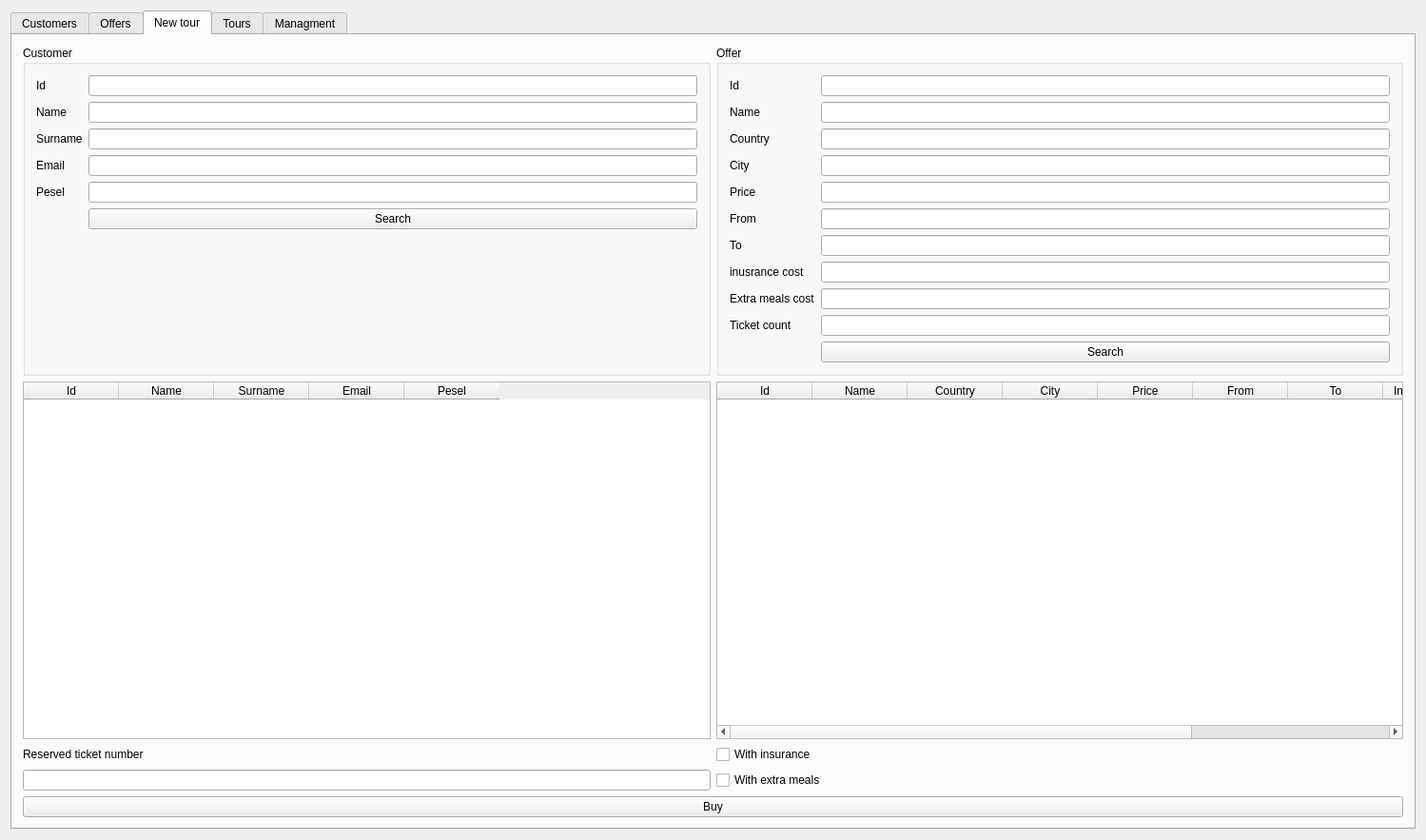
<?xml version="1.0" encoding="UTF-8"?>
<ui version="4.0">
 <class>MainWindow</class>
 <widget class="QMainWindow" name="MainWindow">
  <property name="geometry">
   <rect>
    <x>0</x>
    <y>0</y>
    <width>1495</width>
    <height>883</height>
   </rect>
  </property>
  <property name="windowTitle">
   <string>MainWindow</string>
  </property>
  <widget class="QWidget" name="centralWidget">
   <layout class="QHBoxLayout" name="horizontalLayout">
    <item>
     <widget class="QTabWidget" name="tabWidget">
      <property name="currentIndex">
       <number>2</number>
      </property>
      <widget class="QWidget" name="tab">
       <property name="minimumSize">
        <size>
         <width>1473</width>
         <height>0</height>
        </size>
       </property>
       <attribute name="title">
        <string>Customers</string>
       </attribute>
       <layout class="QHBoxLayout" name="horizontalLayout_5">
        <item>
         <widget class="QGroupBox" name="groupBox">
          <property name="minimumSize">
           <size>
            <width>1</width>
            <height>0</height>
           </size>
          </property>
          <property name="title">
           <string/>
          </property>
          <layout class="QFormLayout" name="formLayout">
           <item row="1" column="0">
            <widget class="QLabel" name="label">
             <property name="text">
              <string>Name</string>
             </property>
            </widget>
           </item>
           <item row="1" column="1">
            <widget class="QLineEdit" name="customer_name"/>
           </item>
           <item row="2" column="0">
            <widget class="QLabel" name="label_3">
             <property name="text">
              <string>Surname</string>
             </property>
            </widget>
           </item>
           <item row="2" column="1">
            <widget class="QLineEdit" name="customer_surname"/>
           </item>
           <item row="3" column="0">
            <widget class="QLabel" name="label_4">
             <property name="text">
              <string>Email</string>
             </property>
            </widget>
           </item>
           <item row="3" column="1">
            <widget class="QLineEdit" name="customer_email"/>
           </item>
           <item row="5" column="1">
            <widget class="QPushButton" name="customer_add">
             <property name="text">
              <string>Add</string>
             </property>
            </widget>
           </item>
           <item row="0" column="0">
            <widget class="QLabel" name="label_5">
             <property name="text">
              <string>Id</string>
             </property>
            </widget>
           </item>
           <item row="0" column="1">
            <widget class="QLineEdit" name="customer_id"/>
           </item>
           <item row="6" column="1">
            <widget class="QPushButton" name="customer_search">
             <property name="text">
              <string>Search</string>
             </property>
            </widget>
           </item>
           <item row="4" column="1">
            <widget class="QLineEdit" name="customer_pesel"/>
           </item>
           <item row="4" column="0">
            <widget class="QLabel" name="label_36">
             <property name="text">
              <string>Pesel</string>
             </property>
            </widget>
           </item>
          </layout>
         </widget>
        </item>
        <item>
         <widget class="QGroupBox" name="groupBox_2">
          <property name="title">
           <string/>
          </property>
          <layout class="QVBoxLayout" name="verticalLayout">
           <item>
            <widget class="QTableWidget" name="customer_results">
             <property name="selectionBehavior">
              <enum>QAbstractItemView::SelectRows</enum>
             </property>
             <property name="columnCount">
              <number>5</number>
             </property>
             <column>
              <property name="text">
               <string>Id</string>
              </property>
             </column>
             <column>
              <property name="text">
               <string>Name</string>
              </property>
             </column>
             <column>
              <property name="text">
               <string>Surname</string>
              </property>
             </column>
             <column>
              <property name="text">
               <string>Email</string>
              </property>
             </column>
             <column>
              <property name="text">
               <string>Pesel</string>
              </property>
             </column>
            </widget>
           </item>
          </layout>
         </widget>
        </item>
       </layout>
      </widget>
      <widget class="QWidget" name="tab_2">
       <attribute name="title">
        <string>Offers</string>
       </attribute>
       <layout class="QHBoxLayout" name="horizontalLayout_3">
        <item>
         <widget class="QGroupBox" name="groupBox_3">
          <property name="title">
           <string/>
          </property>
          <layout class="QFormLayout" name="formLayout_2">
           <item row="0" column="0">
            <widget class="QLabel" name="label_7">
             <property name="text">
              <string>Id</string>
             </property>
            </widget>
           </item>
           <item row="0" column="1">
            <widget class="QLineEdit" name="offer_id"/>
           </item>
           <item row="1" column="0">
            <widget class="QLabel" name="label_37">
             <property name="text">
              <string>Name</string>
             </property>
            </widget>
           </item>
           <item row="1" column="1">
            <widget class="QLineEdit" name="offer_name"/>
           </item>
           <item row="2" column="0">
            <widget class="QLabel" name="label_8">
             <property name="text">
              <string>Country</string>
             </property>
            </widget>
           </item>
           <item row="2" column="1">
            <widget class="QLineEdit" name="offer_country"/>
           </item>
           <item row="3" column="0">
            <widget class="QLabel" name="label_9">
             <property name="text">
              <string>City</string>
             </property>
            </widget>
           </item>
           <item row="3" column="1">
            <widget class="QLineEdit" name="offer_city"/>
           </item>
           <item row="4" column="0">
            <widget class="QLabel" name="label_11">
             <property name="text">
              <string>Price</string>
             </property>
            </widget>
           </item>
           <item row="4" column="1">
            <widget class="QLineEdit" name="offer_price"/>
           </item>
           <item row="5" column="0">
            <widget class="QLabel" name="label_10">
             <property name="text">
              <string>From</string>
             </property>
            </widget>
           </item>
           <item row="5" column="1">
            <widget class="QLineEdit" name="offer_from"/>
           </item>
           <item row="6" column="0">
            <widget class="QLabel" name="label_6">
             <property name="text">
              <string>To</string>
             </property>
            </widget>
           </item>
           <item row="6" column="1">
            <widget class="QLineEdit" name="offer_to"/>
           </item>
           <item row="7" column="0">
            <widget class="QLabel" name="label_34">
             <property name="text">
              <string>Insurance cost</string>
             </property>
            </widget>
           </item>
           <item row="7" column="1">
            <widget class="QLineEdit" name="offer_insurance_cost"/>
           </item>
           <item row="8" column="0">
            <widget class="QLabel" name="label_35">
             <property name="text">
              <string>Extra meals cost</string>
             </property>
            </widget>
           </item>
           <item row="8" column="1">
            <widget class="QLineEdit" name="offer_extra_meals_cost"/>
           </item>
           <item row="9" column="0">
            <widget class="QLabel" name="label_19">
             <property name="text">
              <string>Ticket count</string>
             </property>
            </widget>
           </item>
           <item row="9" column="1">
            <widget class="QLineEdit" name="offer_ticket_count"/>
           </item>
           <item row="11" column="1">
            <widget class="QPushButton" name="offer_add">
             <property name="text">
              <string>Add</string>
             </property>
            </widget>
           </item>
           <item row="12" column="1">
            <widget class="QPushButton" name="offer_search">
             <property name="text">
              <string>Search</string>
             </property>
            </widget>
           </item>
           <item row="10" column="0">
            <widget class="QLabel" name="label_40">
             <property name="text">
              <string>Category id</string>
             </property>
            </widget>
           </item>
           <item row="10" column="1">
            <widget class="QComboBox" name="offer_category"/>
           </item>
          </layout>
         </widget>
        </item>
        <item>
         <widget class="QGroupBox" name="groupBox_5">
          <property name="title">
           <string/>
          </property>
          <layout class="QHBoxLayout" name="horizontalLayout_4">
           <item>
            <widget class="QTableWidget" name="offer_results">
             <property name="selectionBehavior">
              <enum>QAbstractItemView::SelectRows</enum>
             </property>
             <property name="textElideMode">
              <enum>Qt::ElideNone</enum>
             </property>
             <column>
              <property name="text">
               <string>Id</string>
              </property>
             </column>
             <column>
              <property name="text">
               <string>Name</string>
              </property>
             </column>
             <column>
              <property name="text">
               <string>Country</string>
              </property>
             </column>
             <column>
              <property name="text">
               <string>City</string>
              </property>
             </column>
             <column>
              <property name="text">
               <string>Price</string>
              </property>
             </column>
             <column>
              <property name="text">
               <string>From</string>
              </property>
             </column>
             <column>
              <property name="text">
               <string>To</string>
              </property>
             </column>
             <column>
              <property name="text">
               <string>Nowa kolumna</string>
              </property>
             </column>
             <column>
              <property name="text">
               <string>Extra meals cost</string>
              </property>
             </column>
             <column>
              <property name="text">
               <string>Ticket count</string>
              </property>
             </column>
            </widget>
           </item>
          </layout>
         </widget>
        </item>
       </layout>
      </widget>
      <widget class="QWidget" name="tab_3">
       <attribute name="title">
        <string>New tour</string>
       </attribute>
       <layout class="QGridLayout" name="gridLayout">
        <item row="1" column="0">
         <widget class="QTableWidget" name="tour_customer_results">
          <property name="selectionBehavior">
           <enum>QAbstractItemView::SelectRows</enum>
          </property>
          <column>
           <property name="text">
            <string>Id</string>
           </property>
          </column>
          <column>
           <property name="text">
            <string>Name</string>
           </property>
          </column>
          <column>
           <property name="text">
            <string>Surname</string>
           </property>
          </column>
          <column>
           <property name="text">
            <string>Email</string>
           </property>
          </column>
          <column>
           <property name="text">
            <string>Pesel</string>
           </property>
          </column>
         </widget>
        </item>
        <item row="5" column="1">
         <widget class="QCheckBox" name="tour_with_extra_meals">
          <property name="text">
           <string>With extra meals</string>
          </property>
         </widget>
        </item>
        <item row="8" column="0" colspan="2">
         <widget class="QPushButton" name="buy_tour">
          <property name="text">
           <string>Buy</string>
          </property>
         </widget>
        </item>
        <item row="0" column="0">
         <widget class="QGroupBox" name="groupBox_6">
          <property name="minimumSize">
           <size>
            <width>1</width>
            <height>0</height>
           </size>
          </property>
          <property name="title">
           <string>Customer</string>
          </property>
          <layout class="QFormLayout" name="formLayout_3">
           <item row="0" column="0">
            <widget class="QLabel" name="label_15">
             <property name="text">
              <string>Id</string>
             </property>
            </widget>
           </item>
           <item row="0" column="1">
            <widget class="QLineEdit" name="tour_customer_id"/>
           </item>
           <item row="1" column="0">
            <widget class="QLabel" name="label_12">
             <property name="text">
              <string>Name</string>
             </property>
            </widget>
           </item>
           <item row="1" column="1">
            <widget class="QLineEdit" name="tour_customer_name"/>
           </item>
           <item row="2" column="0">
            <widget class="QLabel" name="label_13">
             <property name="text">
              <string>Surname</string>
             </property>
            </widget>
           </item>
           <item row="2" column="1">
            <widget class="QLineEdit" name="tour_customer_surname"/>
           </item>
           <item row="3" column="0">
            <widget class="QLabel" name="label_14">
             <property name="text">
              <string>Email</string>
             </property>
            </widget>
           </item>
           <item row="3" column="1">
            <widget class="QLineEdit" name="tour_customer_email"/>
           </item>
           <item row="5" column="1">
            <widget class="QPushButton" name="tour_customer_search">
             <property name="text">
              <string>Search</string>
             </property>
            </widget>
           </item>
           <item row="4" column="1">
            <widget class="QLineEdit" name="tour_customer_pesel"/>
           </item>
           <item row="4" column="0">
            <widget class="QLabel" name="label_17">
             <property name="text">
              <string>Pesel</string>
             </property>
            </widget>
           </item>
          </layout>
         </widget>
        </item>
        <item row="0" column="1">
         <widget class="QGroupBox" name="groupBox_7">
          <property name="title">
           <string>Offer</string>
          </property>
          <layout class="QFormLayout" name="formLayout_4">
           <item row="0" column="0">
            <widget class="QLabel" name="label_16">
             <property name="text">
              <string>Id</string>
             </property>
            </widget>
           </item>
           <item row="0" column="1">
            <widget class="QLineEdit" name="tour_offer_id"/>
           </item>
           <item row="2" column="0">
            <widget class="QLabel" name="off_country">
             <property name="text">
              <string>Country</string>
             </property>
            </widget>
           </item>
           <item row="2" column="1">
            <widget class="QLineEdit" name="tour_offer_country"/>
           </item>
           <item row="3" column="0">
            <widget class="QLabel" name="off_city">
             <property name="text">
              <string>City</string>
             </property>
            </widget>
           </item>
           <item row="3" column="1">
            <widget class="QLineEdit" name="tour_offer_city"/>
           </item>
           <item row="4" column="0">
            <widget class="QLabel" name="sd">
             <property name="text">
              <string>Price</string>
             </property>
            </widget>
           </item>
           <item row="4" column="1">
            <widget class="QLineEdit" name="tour_offer_price"/>
           </item>
           <item row="5" column="0">
            <widget class="QLabel" name="off_fromLab">
             <property name="text">
              <string>From</string>
             </property>
            </widget>
           </item>
           <item row="5" column="1">
            <widget class="QLineEdit" name="tour_offer_from"/>
           </item>
           <item row="6" column="0">
            <widget class="QLabel" name="off_to_2">
             <property name="text">
              <string>To</string>
             </property>
            </widget>
           </item>
           <item row="6" column="1">
            <widget class="QLineEdit" name="tour_offer_to"/>
           </item>
           <item row="10" column="1">
            <widget class="QPushButton" name="tour_offer_search">
             <property name="text">
              <string>Search</string>
             </property>
            </widget>
           </item>
           <item row="7" column="1">
            <widget class="QLineEdit" name="tour_offer_insurance_cost"/>
           </item>
           <item row="7" column="0">
            <widget class="QLabel" name="label_38">
             <property name="text">
              <string>inusrance cost</string>
             </property>
            </widget>
           </item>
           <item row="8" column="1">
            <widget class="QLineEdit" name="tour_offer_extra_meals_cost"/>
           </item>
           <item row="8" column="0">
            <widget class="QLabel" name="label_39">
             <property name="text">
              <string>Extra meals cost</string>
             </property>
            </widget>
           </item>
           <item row="1" column="0">
            <widget class="QLabel" name="off_name_2">
             <property name="text">
              <string>Name</string>
             </property>
            </widget>
           </item>
           <item row="1" column="1">
            <widget class="QLineEdit" name="tour_offer_name"/>
           </item>
           <item row="9" column="1">
            <widget class="QLineEdit" name="tour_offer_ticket_count"/>
           </item>
           <item row="9" column="0">
            <widget class="QLabel" name="label_32">
             <property name="text">
              <string>Ticket count</string>
             </property>
            </widget>
           </item>
          </layout>
         </widget>
        </item>
        <item row="1" column="1">
         <widget class="QTableWidget" name="tour_offer_results">
          <property name="selectionBehavior">
           <enum>QAbstractItemView::SelectRows</enum>
          </property>
          <column>
           <property name="text">
            <string>Id</string>
           </property>
          </column>
          <column>
           <property name="text">
            <string>Name</string>
           </property>
          </column>
          <column>
           <property name="text">
            <string>Country</string>
           </property>
          </column>
          <column>
           <property name="text">
            <string>City</string>
           </property>
          </column>
          <column>
           <property name="text">
            <string>Price</string>
           </property>
          </column>
          <column>
           <property name="text">
            <string>From</string>
           </property>
          </column>
          <column>
           <property name="text">
            <string>To</string>
           </property>
          </column>
          <column>
           <property name="text">
            <string>Insurance cost</string>
           </property>
          </column>
          <column>
           <property name="text">
            <string>Extra meals cost</string>
           </property>
          </column>
          <column>
           <property name="text">
            <string>Ticket count</string>
           </property>
          </column>
         </widget>
        </item>
        <item row="5" column="0">
         <widget class="QLineEdit" name="tour_reserved_tickets"/>
        </item>
        <item row="2" column="0">
         <widget class="QLabel" name="label_41">
          <property name="text">
           <string>Reserved ticket number</string>
          </property>
         </widget>
        </item>
        <item row="2" column="1">
         <widget class="QCheckBox" name="tour_with_insurance">
          <property name="text">
           <string>With insurance</string>
          </property>
         </widget>
        </item>
       </layout>
      </widget>
      <widget class="QWidget" name="tab_5">
       <attribute name="title">
        <string>Tours</string>
       </attribute>
       <layout class="QHBoxLayout" name="horizontalLayout_2">
        <item>
         <widget class="QGroupBox" name="groupBox_10">
          <property name="title">
           <string>Offer</string>
          </property>
          <layout class="QFormLayout" name="formLayout_6">
           <item row="0" column="0">
            <widget class="QLabel" name="label_26">
             <property name="text">
              <string>Id</string>
             </property>
            </widget>
           </item>
           <item row="0" column="1">
            <widget class="QLineEdit" name="tour_id"/>
           </item>
           <item row="1" column="0">
            <widget class="QLabel" name="label_18">
             <property name="text">
              <string>Name</string>
             </property>
            </widget>
           </item>
           <item row="1" column="1">
            <widget class="QLineEdit" name="tour_name"/>
           </item>
           <item row="2" column="0">
            <widget class="QLabel" name="label_27">
             <property name="text">
              <string>Country</string>
             </property>
            </widget>
           </item>
           <item row="2" column="1">
            <widget class="QLineEdit" name="tour_country"/>
           </item>
           <item row="3" column="0">
            <widget class="QLabel" name="label_28">
             <property name="text">
              <string>City</string>
             </property>
            </widget>
           </item>
           <item row="3" column="1">
            <widget class="QLineEdit" name="tour_city"/>
           </item>
           <item row="4" column="0">
            <widget class="QLabel" name="label_29">
             <property name="text">
              <string>Price</string>
             </property>
            </widget>
           </item>
           <item row="4" column="1">
            <widget class="QLineEdit" name="tour_price"/>
           </item>
           <item row="5" column="0">
            <widget class="QLabel" name="label_30">
             <property name="text">
              <string>From</string>
             </property>
            </widget>
           </item>
           <item row="5" column="1">
            <widget class="QLineEdit" name="tour_from"/>
           </item>
           <item row="6" column="0">
            <widget class="QLabel" name="label_31">
             <property name="text">
              <string>To</string>
             </property>
            </widget>
           </item>
           <item row="6" column="1">
            <widget class="QLineEdit" name="tour_to"/>
           </item>
           <item row="8" column="1">
            <widget class="QCheckBox" name="tour_insurance">
             <property name="text">
              <string>Insurance</string>
             </property>
            </widget>
           </item>
           <item row="9" column="1">
            <widget class="QCheckBox" name="tour_extra_meals">
             <property name="text">
              <string>Extra meals</string>
             </property>
            </widget>
           </item>
           <item row="13" column="1">
            <widget class="QPushButton" name="tour_search">
             <property name="text">
              <string>Search</string>
             </property>
            </widget>
           </item>
           <item row="14" column="1">
            <widget class="QPushButton" name="tour_resign">
             <property name="text">
              <string>Resign</string>
             </property>
            </widget>
           </item>
           <item row="7" column="1">
            <widget class="QLineEdit" name="tour_ticket_count"/>
           </item>
           <item row="7" column="0">
            <widget class="QLabel" name="label_2">
             <property name="text">
              <string>Ticket count</string>
             </property>
            </widget>
           </item>
           <item row="12" column="1">
            <widget class="QPushButton" name="tour_modify">
             <property name="text">
              <string>Modify</string>
             </property>
            </widget>
           </item>
          </layout>
         </widget>
        </item>
        <item>
         <widget class="QGroupBox" name="groupBox_11">
          <property name="title">
           <string/>
          </property>
          <layout class="QVBoxLayout" name="verticalLayout_2">
           <item>
            <widget class="QTableWidget" name="tour_results">
             <property name="selectionBehavior">
              <enum>QAbstractItemView::SelectRows</enum>
             </property>
             <column>
              <property name="text">
               <string>Id</string>
              </property>
             </column>
             <column>
              <property name="text">
               <string>Name</string>
              </property>
             </column>
             <column>
              <property name="text">
               <string>Country</string>
              </property>
             </column>
             <column>
              <property name="text">
               <string>City</string>
              </property>
             </column>
             <column>
              <property name="text">
               <string>Price</string>
              </property>
             </column>
             <column>
              <property name="text">
               <string>From</string>
              </property>
             </column>
             <column>
              <property name="text">
               <string>To</string>
              </property>
             </column>
             <column>
              <property name="text">
               <string>Ticket count</string>
              </property>
             </column>
            </widget>
           </item>
          </layout>
         </widget>
        </item>
       </layout>
      </widget>
      <widget class="QWidget" name="tab_4">
       <attribute name="title">
        <string>Managment</string>
       </attribute>
       <layout class="QHBoxLayout" name="horizontalLayout_6">
        <item>
         <widget class="QGroupBox" name="groupBox_4">
          <property name="minimumSize">
           <size>
            <width>1</width>
            <height>0</height>
           </size>
          </property>
          <property name="title">
           <string/>
          </property>
          <layout class="QFormLayout" name="formLayout_5">
           <item row="0" column="0">
            <widget class="QLabel" name="label_25">
             <property name="text">
              <string>Id</string>
             </property>
            </widget>
           </item>
           <item row="0" column="1">
            <widget class="QLineEdit" name="employee_id"/>
           </item>
           <item row="1" column="0">
            <widget class="QLabel" name="label_20">
             <property name="text">
              <string>Name</string>
             </property>
            </widget>
           </item>
           <item row="1" column="1">
            <widget class="QLineEdit" name="employee_name"/>
           </item>
           <item row="2" column="0">
            <widget class="QLabel" name="label_23">
             <property name="text">
              <string>Surname</string>
             </property>
            </widget>
           </item>
           <item row="2" column="1">
            <widget class="QLineEdit" name="employee_surname"/>
           </item>
           <item row="3" column="0">
            <widget class="QLabel" name="label_24">
             <property name="text">
              <string>Hire date</string>
             </property>
            </widget>
           </item>
           <item row="3" column="1">
            <widget class="QLineEdit" name="employee_hiredate"/>
           </item>
           <item row="4" column="0">
            <widget class="QLabel" name="label_33">
             <property name="text">
              <string>Salary</string>
             </property>
            </widget>
           </item>
           <item row="4" column="1">
            <widget class="QLineEdit" name="employee_salary"/>
           </item>
           <item row="5" column="1">
            <widget class="QLineEdit" name="employee_phone"/>
           </item>
           <item row="6" column="1">
            <widget class="QLineEdit" name="employee_email"/>
           </item>
           <item row="7" column="1">
            <widget class="QPushButton" name="employee_add">
             <property name="text">
              <string>Add</string>
             </property>
            </widget>
           </item>
           <item row="8" column="1">
            <widget class="QPushButton" name="employee_search">
             <property name="text">
              <string>Search</string>
             </property>
            </widget>
           </item>
           <item row="5" column="0">
            <widget class="QLabel" name="label_21">
             <property name="text">
              <string>Phone number</string>
             </property>
            </widget>
           </item>
           <item row="6" column="0">
            <widget class="QLabel" name="label_22">
             <property name="text">
              <string>Email</string>
             </property>
            </widget>
           </item>
          </layout>
         </widget>
        </item>
        <item>
         <widget class="QTableWidget" name="employee_results">
          <property name="selectionBehavior">
           <enum>QAbstractItemView::SelectRows</enum>
          </property>
          <column>
           <property name="text">
            <string>Id</string>
           </property>
          </column>
          <column>
           <property name="text">
            <string>Name</string>
           </property>
          </column>
          <column>
           <property name="text">
            <string>Surname</string>
           </property>
          </column>
          <column>
           <property name="text">
            <string>Hire date</string>
           </property>
          </column>
          <column>
           <property name="text">
            <string>Salry</string>
           </property>
          </column>
          <column>
           <property name="text">
            <string>Phone number</string>
           </property>
          </column>
          <column>
           <property name="text">
            <string>Email</string>
           </property>
          </column>
         </widget>
        </item>
       </layout>
      </widget>
     </widget>
    </item>
   </layout>
  </widget>
 </widget>
 <layoutdefault spacing="6" margin="11"/>
 <resources/>
 <connections/>
</ui>
